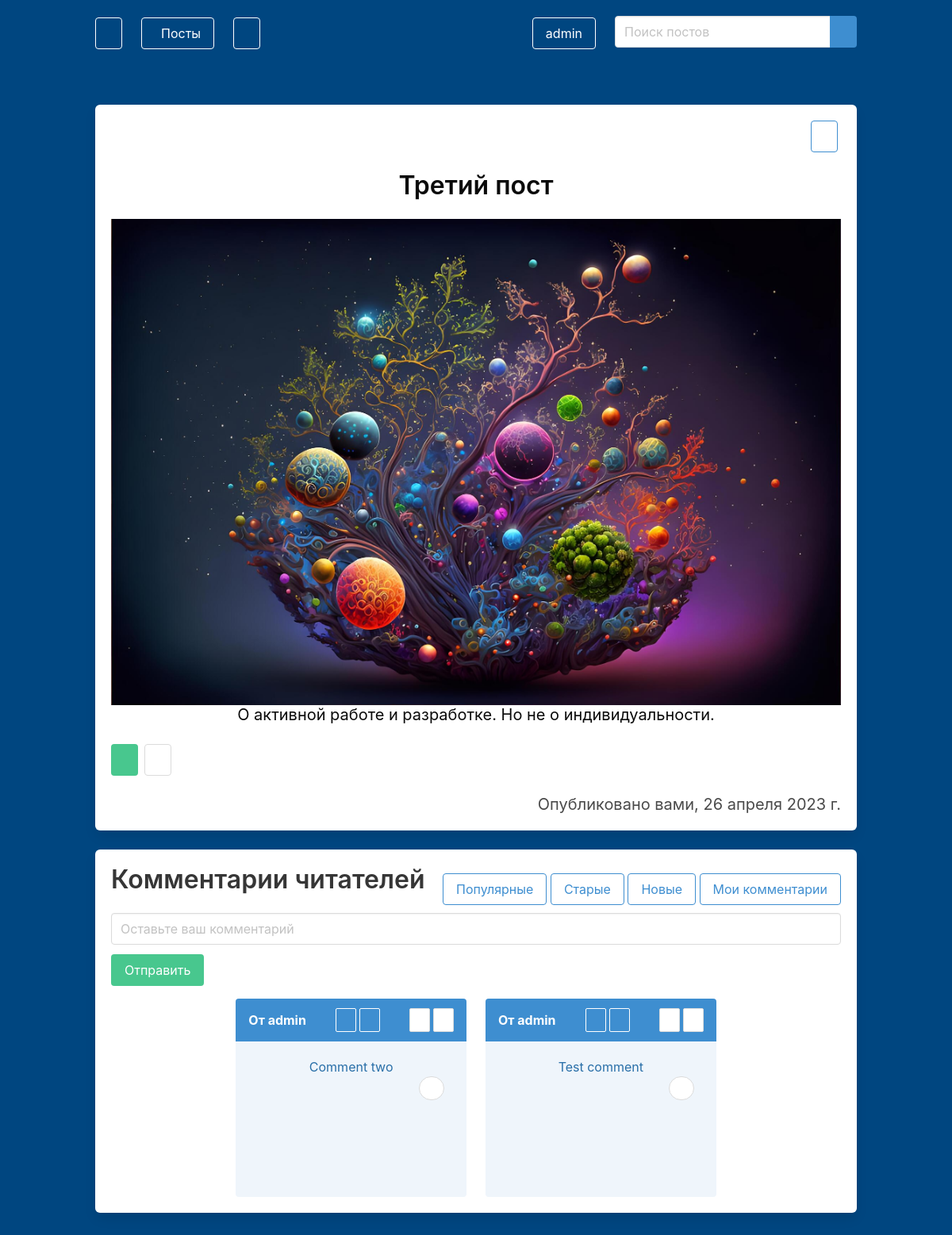
The page /blog/post/Третий пост18/?filter=comment_main (signed in) on the database its author committed.
### blog/models.py (models this page shows, shortened)
class Post(models.Model):
    title = models.CharField(max_length=255)
    text = models.TextField()
    slug = models.SlugField(unique=True)
    date = models.DateField(auto_now=True)
    author = models.ForeignKey(User, on_delete=models.CASCADE)
    image = models.ImageField(default='image.jpg', blank=True)
    likes = models.ManyToManyField(User, related_name='likes', blank=True)
    dislikes = models.ManyToManyField(User, related_name='dislikes', blank=True)
    views = models.ManyToManyField(User, related_name='views', blank=True)
    saved = models.ManyToManyField(User, related_name='saved', blank=True)
    favorite = models.ManyToManyField(User, related_name='favorite', blank=True)
    comments_allowed = models.BooleanField(default=True)
    def __str__(self):
        return self.title

class Comment(models.Model):
    post = models.ForeignKey('blog.Post', on_delete=models.CASCADE)
    user = models.ForeignKey(User, on_delete=models.CASCADE)
    text = models.TextField()
    date = models.DateTimeField(auto_now_add=True)
    comment_likes = models.ManyToManyField(User, related_name='comment_likes')
    comment_dislikes = models.ManyToManyField(User, related_name='comment_dislikes')
    parent = models.ForeignKey('self', null=True, blank=True, on_delete=models.CASCADE, related_name='children')
    reply_to = models.ForeignKey('self', null=True, blank=True, on_delete=models.SET_NULL, related_name='reply')

### blog/views.py (the view)
# urls.py: path('post/<slug>/', views.post, name='post'),
@login_required(login_url='/users/log_in')
def post(request, slug):
    post_detail = Post.objects.get(slug=slug)
    form = CommentForm(request.POST or None)
    action = request.GET.get('action')
    query = request.GET.get('filter')
    comments = post_detail.comment_set.filter(parent=None)
    comments = filter_comments(query, comments, request) if query else comments
    pages = Paginator(comments, 3)
    page = request.GET.get('page')
    comments = pages.get_page(page)
    comment_pages = comments.paginator.get_elided_page_range(comments.number)
    if action:
        add_saved(action, request)
        return redirect('blog:post', slug=slug)
    if request.user not in post_detail.views.all():
        post_detail.views.add(request.user)
    if form.is_valid():
        instance = form.save(commit=False)
        instance.user = request.user
        instance.post = post_detail
        instance.save()
        return redirect('blog:post', slug=slug)
    return render(request, 'post.html', {'post': post_detail, 'form': form, 'comment_pages': comment_pages, 'comments': comments, 'page':page, 'query': query})

### blog/forms.py
class CommentForm(forms.ModelForm):
    text = forms.CharField(widget=forms.TextInput(attrs={
        'class': 'input', 'placeholder': "Оставьте ваш комментарий"
    }))
    class Meta:
        model = Comment
        fields = ['text', ]

### blog/utils.py (called while the page is built)
def filter_comments(query, comments, request):
    if query == 'comment_popular':
        return comments.order_by('-comment_likes')
    if query == 'comment_old':
        return comments.order_by('date')
    if query == 'comment_new':
        return comments.order_by('-date')
    if query == 'comment_main':
        return comments.filter(user=request.user) if request.user.is_authenticated else comments

### blog/templates/post.html (shortened to what this page needs)
{% extends 'base_layout.html' %}
{% load static from static %}
{% block content %}
    <div class="container">
        <div class="box has-text-centered" style="min-width: 100%">
            <div class="buttons is-right">
                <a href="{% url 'blog:post' post.slug %}?action=saved&pk={{post.pk}} " class="button is-info is-outlined">
                </a>
            </div>
            <div class="title has-text-black">
                {{ post }}
            </div>
            {% if post.image %}
                <img src="{{ post.image.url }}" alt="" class="image is-centered post-image is-fullwidth">
            {% else %}
                <img src="{% static 'images/image.jpg' %}" alt="" class="image is-centered post-image">
            {% endif %}
            <div class="subtitle has-text-black">
                {{ post.text }}
            </div>
            <div class="buttons">
                <a class="button {% if user in post.likes.all %} is-success {% endif %}"
                href="{% url 'blog:like' post.slug %}">
                </a>
                <a class="button {% if user in post.dislikes.all %} is-danger {% endif %}"
                href="{% url 'blog:dislike' post.slug %}">
                </a>
            </div>
            {% if user == post.author %}
                <div class="subtitle has-text-right">Опубликовано вами, {{ post.date }}</div>
            {% else %}
                <div class="subtile has-text-right">Опубликовано автором: {{ post.author }}, {{ post.date }}
                    <br><br>
                    <a href="{% url 'blog:home' %}?filter=author_post&user={{post.author.pk}}"
                    class="button is-info is-outlined">Посмотреть все посты автора</a>
                </div>
            {% endif %}
        </div>
        {% if post.comments_allowed %}
        <div class="box">
            {% if post.comment_set %}
            <div class="is-flex is-align-items-center is-justify-content-space-between">
                {% if post.comment_set.all %}
                <div class="title">Комментарии читателей</div>
                {% else %}
                <div class="title">Пока нет комментариев</div>
                {% endif %}
                <div>
                    <a class="button is-info is-outlined" href="{% url 'blog:post' post.slug %}?filter=comment_popular">Популярные</a>
                    <a class="button is-info is-outlined" href="{% url 'blog:post' post.slug %}?filter=comment_old">Старые</a>
                    <a class="button is-info is-outlined" href="{% url 'blog:post' post.slug %}?filter=comment_new">Новые</a>
                    <a class="button is-info is-outlined" href="{% url 'blog:post' post.slug %}?filter=comment_main">Мои комментарии</a>
                </div>
            </div>
            {% else %}
                <div class="title">Пока нет комментариев</div>
            {% endif %}
            <form method="post">
                {% for field in form %}
                    {{field}}
                {% endfor %}
                <button class="button is-success mt-3">
                    Отправить
                </button>
            </form>
            <div class="columns is-centered is-multiline">
                {% for comment in comments %}
                    <div class="column is-4">
                        <div class="message is-info">
                            <div class="message-header">
                                От {{ comment.user }}
                                {% if request.user == comment.user %}
                                    <div class="buttons m-0 is-right">
                                        <a class="button m-0 ml-1 is-small is-info is-outlined is-inverted"
                                           href="{% url 'blog:comment_delete' comment.pk %}">
                                        </a>
                                        <a class="button m-0 ml-1 is-small is-info is-outlined is-inverted"
                                           href="{% url 'blog:comment_edit' comment.pk %}">
                                        </a>
                                    </div>
                                    {% endif %}
                                    <div class="buttons m-0">
                                        <a
                                        class="button is-small m-0 ml-1 {% if user in comment.comment_likes.all %} is-success {% endif %}"
                                        href="{% url 'blog:comment_like' pk=comment.pk %}">
                                        </a>
                                        <a
                                        class="button is-small m-0 ml-1 {% if user in comment.comment_dislikes.all %} is-danger {% endif %}"
                                        href="{% url 'blog:comment_dislike' pk=comment.pk %}">
                                        </a>
                                    </div>
                            </div>
                            <div class="message-body has-text-centered">
                                {{ comment.text }}
                                <div class="buttons is-right">
                                    <a href="{% url 'blog:reply' comment.pk %}"
                                        class="button is-rounded is-small replay-button"
                                        onclick="toggleReplay(this.dataset.pk)">
                                    </a>
                                </div>
                            </div>
                        </div>
                    </div>
                {% endfor %}
            </div>
        </div>
        {% endif %}
    </div>
{% endblock %}

### blog/templates/base_layout.html (shortened to what this page needs)
{% load static from static %}
<html lang="en">
<head>
    <link rel="stylesheet" href="{% static 'bulma.css' %}">
    <link rel="stylesheet" href="{% static 'style.css' %}">
</head>
<body>
<section class="hero is-fullheight" style="background-color: rgb(0, 70, 128);">
    {% if user.is_authenticated %}
        <div class="hero-head">
            <nav class="navbar">
                <div class="container">
                    <div id="navbarMenuHeroA" class="navbar-menu">
                        <div class="navbar-start">
                            <div class="navbar-brand">
                                <a href="{% url 'blog:home' %}" class="navbar-item">
                                    <button class="button is-info is-outlined is-inverted">
                                    </button>
                                </a>
                            </div>
                            <div class="navbar-item">
                                <div class="dropdown is-hoverable">
                                    <div class="dropdown-trigger">
                                        <button class="button is-info is-outlined is-inverted">
                                            Посты
                                        </button>
                                    </div>
                                </div>
                            </div>
                            <div class="navbar-item">
                                <div class="dropdown is-hoverable">
                                    <div class="dropdown-trigger">
                                        <button class="button is-info is-outlined is-inverted">
                                        </button>
                                    </div>
                                </div>
                            </div>
                        </div>
                        <div class="navbar-end">
                            <span class="navbar-item">
                                <div class="dropdown is-hoverable">
                                <div class="dropdown-trigger">
                                    <button class="button is-info is-outlined is-inverted" aria-haspopup="true" aria-controls="dropdown-menu">
                                        {{ request.user }}
                                    </button>
                                </div>
                            </div>
                            </span>
                            <span class="navbar-item mt-3">
                                <form class="field has-addons" method="get">
                                        <div class="control">
                                            <input class="input" type="text" name="search" placeholder="Поиск постов">
                                        </div>
                                        <div class="control">
                                            <a class="button is-info">
                                            </a>
                                        </div>
                                </form>
                            </span>
                        </div>
                    </div>
                </div>
            </nav>
        </div>
    {% elif request.path == '/blog/home/' %}
        <div class="has-text-right p-2">
            <a href="{% url 'users:log_in' %}" class="button is-info is-outlined in-inverted">
                Войти
            </a>
        </div>
    {% endif %}
    <div class="hero-body">
        {% block content %}
        {% endblock %}
    </div>
</section>
</body>
</html>

### static/style.css (style rules this page uses)
input:not([type=checkbox]) { width: 100%; }
.message { min-height: 250px; cursor: pointer; }

### rows shown on the page
Post: title "Третий пост", image (picture), text "О активной работе и разработке. Но не о индивидуальности.", date "26 апреля 2023 г."
Comment: user "admin", text "Comment two"
Comment: user "admin", text "Test comment"

### other values the page prints
{{ request.user }} "admin"
